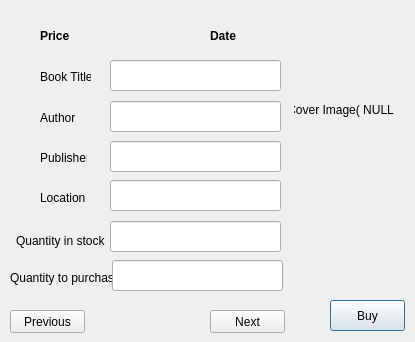
<?xml version="1.0" encoding="UTF-8"?>
<ui version="4.0">
 <class>BuyBookDialog</class>
 <widget class="QDialog" name="BuyBookDialog">
  <property name="geometry">
   <rect>
    <x>0</x>
    <y>0</y>
    <width>415</width>
    <height>342</height>
   </rect>
  </property>
  <property name="windowTitle">
   <string>Dialog</string>
  </property>
  <widget class="QLineEdit" name="authorLineEdit">
   <property name="geometry">
    <rect>
     <x>110</x>
     <y>101</y>
     <width>171</width>
     <height>31</height>
    </rect>
   </property>
  </widget>
  <widget class="QLineEdit" name="stockLineEdit">
   <property name="geometry">
    <rect>
     <x>110</x>
     <y>221</y>
     <width>171</width>
     <height>31</height>
    </rect>
   </property>
   <property name="inputMethodHints">
    <set>Qt::ImhDigitsOnly</set>
   </property>
   <property name="frame">
    <bool>true</bool>
   </property>
   <property name="alignment">
    <set>Qt::AlignCenter</set>
   </property>
  </widget>
  <widget class="QLabel" name="label">
   <property name="geometry">
    <rect>
     <x>40</x>
     <y>61</y>
     <width>51</width>
     <height>31</height>
    </rect>
   </property>
   <property name="text">
    <string>Book Title</string>
   </property>
  </widget>
  <widget class="QLabel" name="label_4">
   <property name="geometry">
    <rect>
     <x>40</x>
     <y>191</y>
     <width>47</width>
     <height>13</height>
    </rect>
   </property>
   <property name="text">
    <string>Location</string>
   </property>
  </widget>
  <widget class="QLabel" name="coverImageLabel">
   <property name="geometry">
    <rect>
     <x>294</x>
     <y>60</y>
     <width>100</width>
     <height>100</height>
    </rect>
   </property>
   <property name="layoutDirection">
    <enum>Qt::LeftToRight</enum>
   </property>
   <property name="autoFillBackground">
    <bool>true</bool>
   </property>
   <property name="text">
    <string>Cover Image( NULL )</string>
   </property>
   <property name="scaledContents">
    <bool>true</bool>
   </property>
   <property name="alignment">
    <set>Qt::AlignCenter</set>
   </property>
  </widget>
  <widget class="QLineEdit" name="locationLineEdit">
   <property name="geometry">
    <rect>
     <x>110</x>
     <y>180</y>
     <width>171</width>
     <height>31</height>
    </rect>
   </property>
  </widget>
  <widget class="QLineEdit" name="publisherLineEdit">
   <property name="geometry">
    <rect>
     <x>110</x>
     <y>141</y>
     <width>171</width>
     <height>31</height>
    </rect>
   </property>
  </widget>
  <widget class="QLabel" name="label_5">
   <property name="geometry">
    <rect>
     <x>16</x>
     <y>231</y>
     <width>91</width>
     <height>20</height>
    </rect>
   </property>
   <property name="text">
    <string>Quantity in stock</string>
   </property>
  </widget>
  <widget class="QLabel" name="label_2">
   <property name="geometry">
    <rect>
     <x>40</x>
     <y>111</y>
     <width>47</width>
     <height>13</height>
    </rect>
   </property>
   <property name="text">
    <string>Author</string>
   </property>
  </widget>
  <widget class="QLabel" name="dateAdded">
   <property name="geometry">
    <rect>
     <x>210</x>
     <y>20</y>
     <width>191</width>
     <height>31</height>
    </rect>
   </property>
   <property name="font">
    <font>
     <weight>75</weight>
     <bold>true</bold>
    </font>
   </property>
   <property name="text">
    <string>Date</string>
   </property>
  </widget>
  <widget class="QLabel" name="label_3">
   <property name="geometry">
    <rect>
     <x>40</x>
     <y>151</y>
     <width>47</width>
     <height>13</height>
    </rect>
   </property>
   <property name="text">
    <string>Publisher</string>
   </property>
  </widget>
  <widget class="QLineEdit" name="titleLineEdit">
   <property name="geometry">
    <rect>
     <x>110</x>
     <y>60</y>
     <width>171</width>
     <height>31</height>
    </rect>
   </property>
  </widget>
  <widget class="QLabel" name="label_6">
   <property name="geometry">
    <rect>
     <x>10</x>
     <y>270</y>
     <width>111</width>
     <height>16</height>
    </rect>
   </property>
   <property name="text">
    <string>Quantity to purchase</string>
   </property>
  </widget>
  <widget class="QLineEdit" name="quantityLineEdit">
   <property name="geometry">
    <rect>
     <x>112</x>
     <y>260</y>
     <width>171</width>
     <height>31</height>
    </rect>
   </property>
  </widget>
  <widget class="QPushButton" name="purchaseButton">
   <property name="geometry">
    <rect>
     <x>330</x>
     <y>300</y>
     <width>75</width>
     <height>31</height>
    </rect>
   </property>
   <property name="text">
    <string>Buy</string>
   </property>
  </widget>
  <widget class="QPushButton" name="prevButton">
   <property name="geometry">
    <rect>
     <x>10</x>
     <y>310</y>
     <width>75</width>
     <height>23</height>
    </rect>
   </property>
   <property name="text">
    <string>Previous</string>
   </property>
  </widget>
  <widget class="QPushButton" name="nextButton">
   <property name="geometry">
    <rect>
     <x>210</x>
     <y>310</y>
     <width>75</width>
     <height>23</height>
    </rect>
   </property>
   <property name="text">
    <string>Next</string>
   </property>
  </widget>
  <widget class="QLabel" name="priceLabel">
   <property name="geometry">
    <rect>
     <x>40</x>
     <y>20</y>
     <width>111</width>
     <height>31</height>
    </rect>
   </property>
   <property name="font">
    <font>
     <weight>75</weight>
     <bold>true</bold>
    </font>
   </property>
   <property name="text">
    <string>Price</string>
   </property>
  </widget>
  <widget class="QLabel" name="totalPriceLabel">
   <property name="geometry">
    <rect>
     <x>300</x>
     <y>265</y>
     <width>111</width>
     <height>21</height>
    </rect>
   </property>
   <property name="font">
    <font>
     <weight>75</weight>
     <bold>true</bold>
    </font>
   </property>
   <property name="text">
    <string/>
   </property>
  </widget>
 </widget>
 <resources/>
 <connections/>
</ui>
